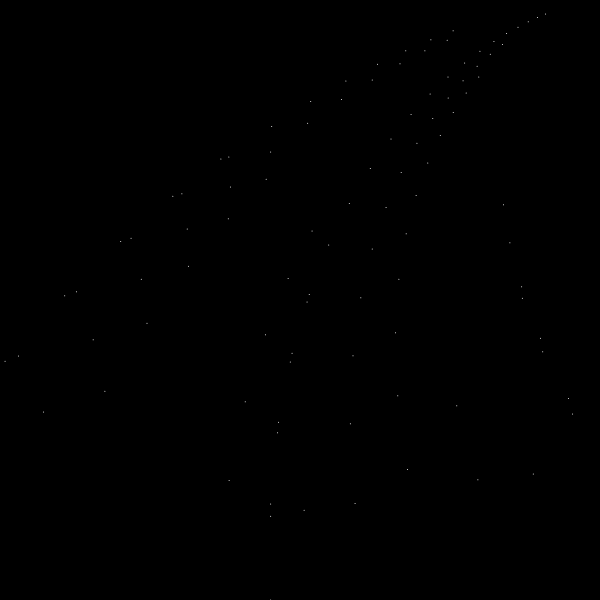
Frame 1 (no input)
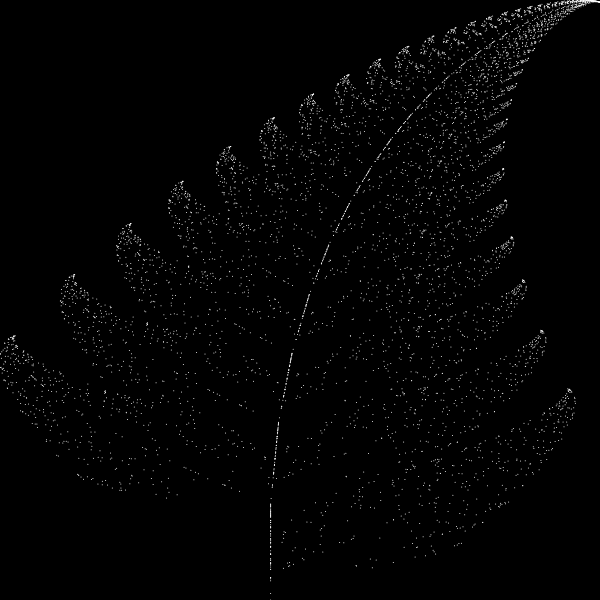
Frame 60 (no input)
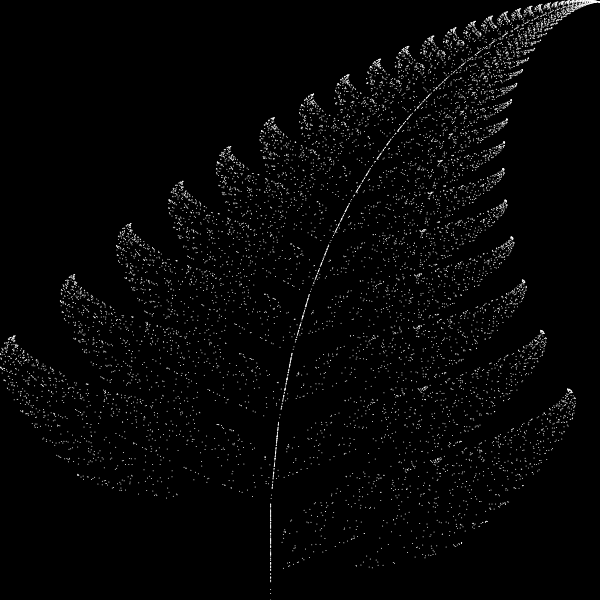
Frame 120 (the mouse pressed at the canvas centre since frame 60)

The p5.js sketch that drew these frames (run headless with seeded random() and noise() and a simulated clock; from frame 60 on, the mouse is pressed at the canvas centre):

// p5.js sketch
// ── sketch.js
var x=0;
var y=0;
function setup(){
    createCanvas(600,600);
    background(0);
}
function nextPoint(x,y){
    var nextx;
    var nexty;
    var r=random(1);
    if(r<0.01){
        nextx=0;
        nexty=0.16*y;
    }
    else if(r<0.86){
        nextx=0.85*x+0.04*y;
        nexty=-0.04*x+0.85*y+1.6;
    }
    else if(r<0.93){
        nextx=0.2*x-0.26*y;
        nexty=0.23*x+0.22*y+1.6;
    }
    else{
        nextx=-0.15*x+0.28*y;
        nexty=0.26*x+0.24*y+0.44;
    }
    return [nextx,nexty];
}
function drawPoint(x,y){
    var xmap=map(x,-2.1820,2.6558,0,width);
    var ymap=map(y,0,9.9983,height,0);
    stroke(255);
    point(xmap,ymap);
}
function draw(){
    for(var i=0;i<100;i++){
        drawPoint(x,y);
        var next=nextPoint(x,y);
        x=next[0];
        y=next[1];
    }
}
